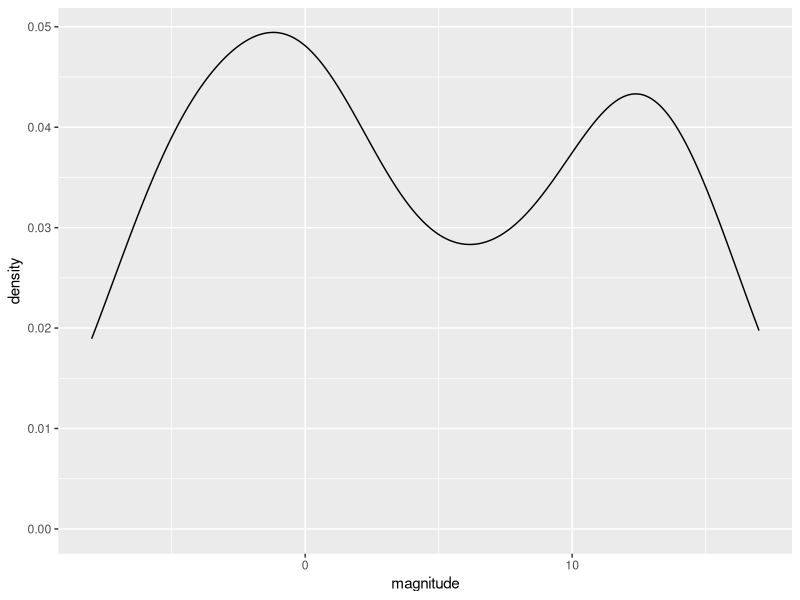
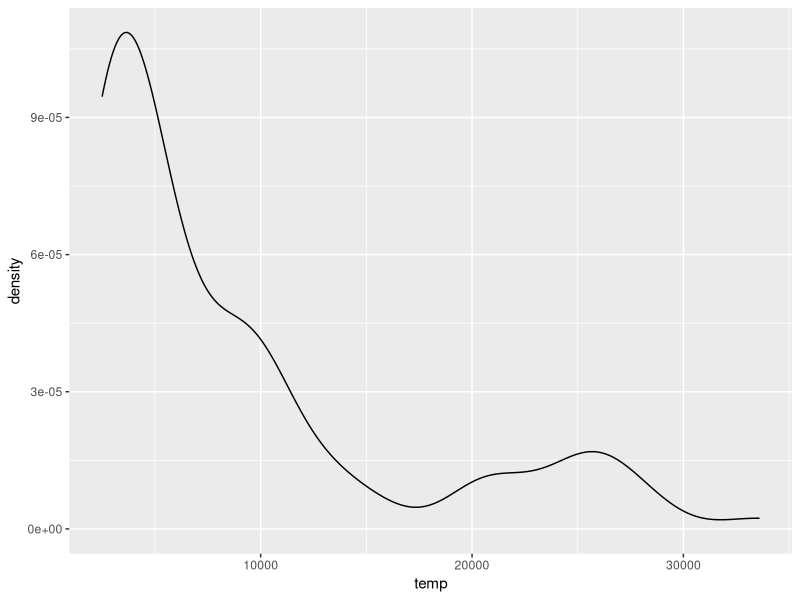
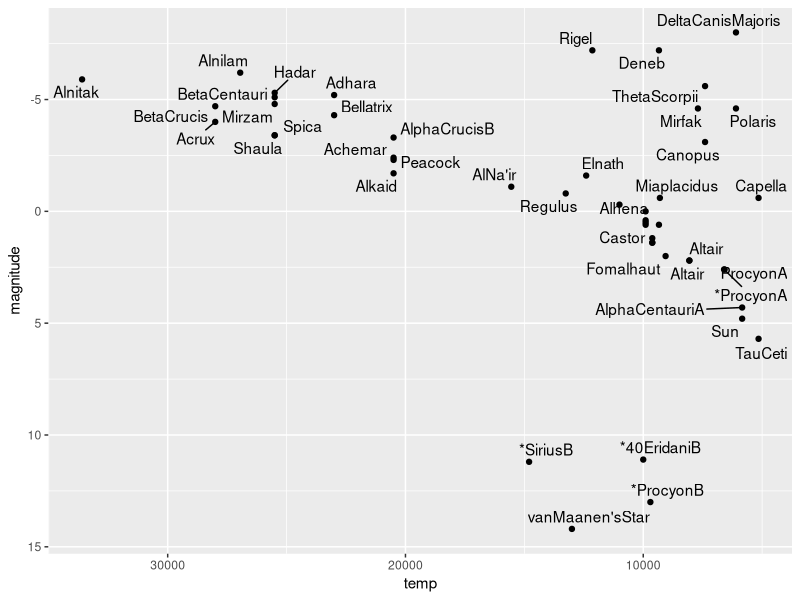
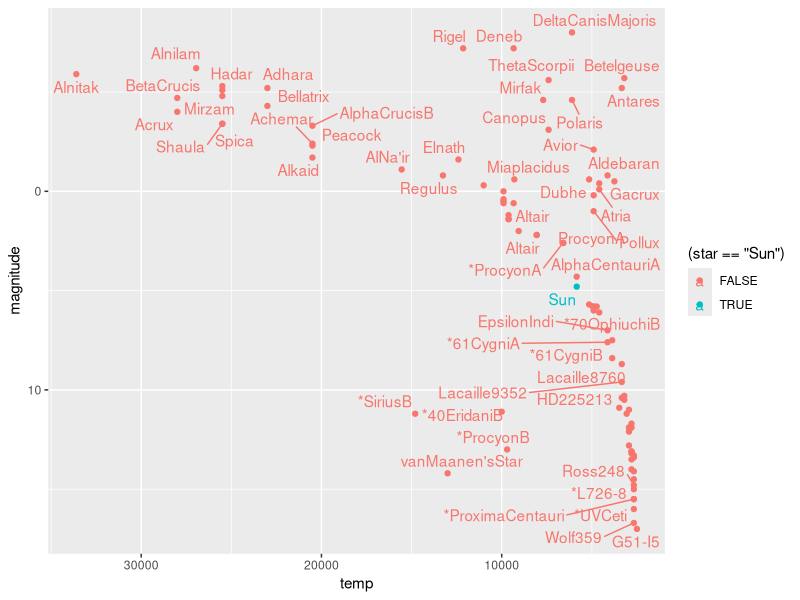
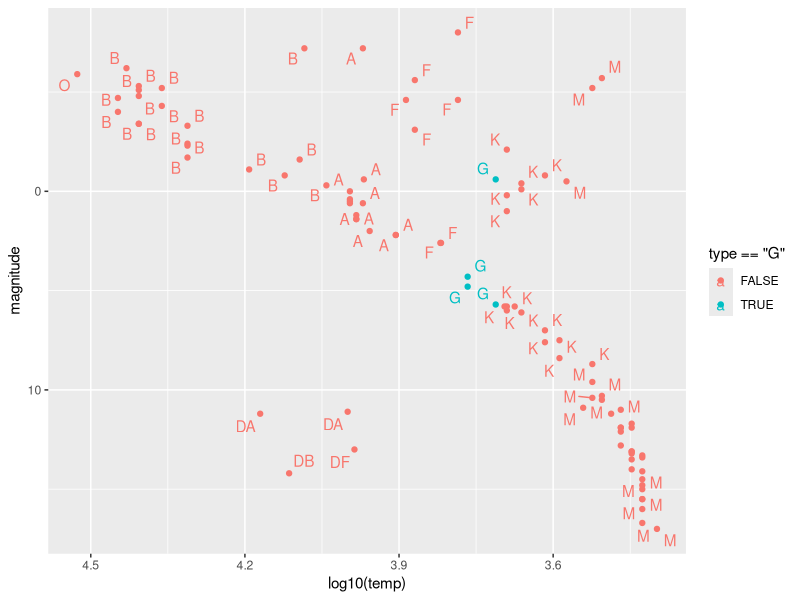

R code for these plots, in order:
library(tidyverse)
library(dslabs)
library(ggrepel)
data(stars)
options(digits = 3)

stars %>% ggplot()+
  geom_density(aes(magnitude))

ggplot(stars)+
  geom_density(aes(temp))

stars %>% filter(temp >= 5000) %>% 
  ggplot(aes(temp, magnitude, label = star))+
  geom_point()+
  scale_y_reverse()+
  scale_x_reverse()+
  geom_text_repel()

stars %>% 
  ggplot(aes(temp, magnitude, label = star, col = (star == "Sun")))+
  geom_point()+
  scale_y_reverse()+
  scale_x_reverse()+
  geom_text_repel()

stars %>% 
  ggplot(aes(log10(temp), magnitude, label = type, col = type == "G"))+
  geom_point()+
  scale_y_reverse()+
  scale_x_reverse()+
  geom_text_repel()
